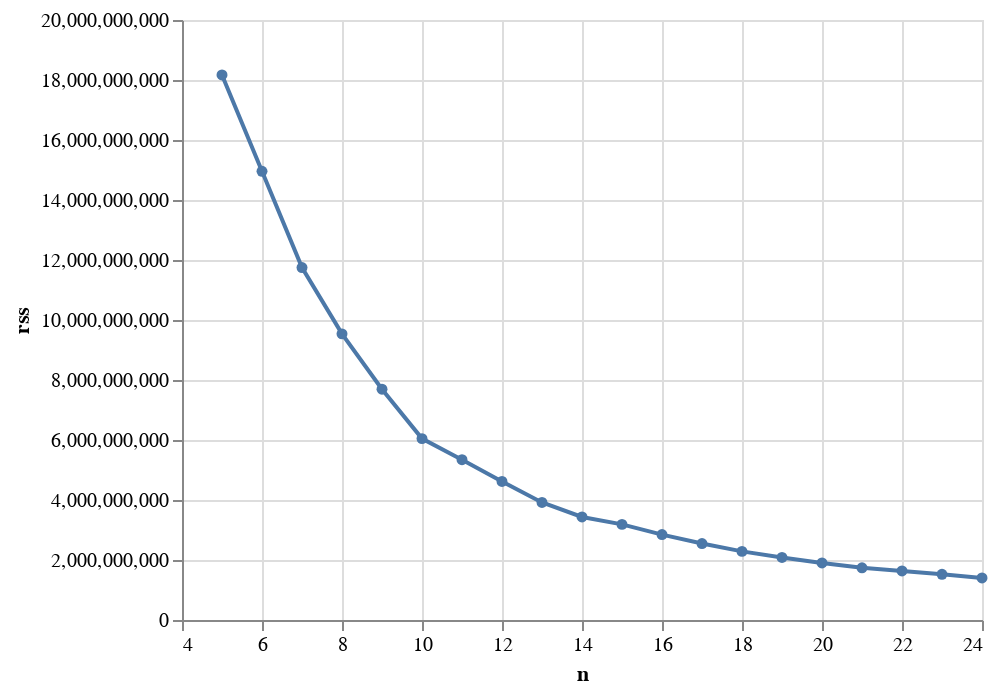

The code cell stored with this chart in its notebook:
### Code cell
alt.Chart(pd.DataFrame({'n':topic_numbers, 'rss':rss_scores}))\
.mark_line(point=True)\
.encode(
    x='n:Q',
    y='rss:Q',
)

### Figure 1 — Vega-Lite specification as saved in the notebook (floating-point values rounded to 4 significant figures)
{"$schema": "https://vega.github.io/schema/vega-lite/v2.6.0.json", "config": {"view": {"height": 300, "width": 400}}, "data": {"name": "data-eedc3095235347fcef85591af8fb1475"}, "datasets": {"data-eedc3095235347fcef85591af8fb1475": [{"n": 5, "rss": 18170000000.0}, {"n": 6, "rss": 14960000000.0}, {"n": 7, "rss": 11750000000.0}, {"n": 8, "rss": 9538000000.0}, {"n": 9, "rss": 7692000000.0}, {"n": 10, "rss": 6046000000.0}, {"n": 11, "rss": 5344000000.0}, {"n": 12, "rss": 4620000000.0}, {"n": 13, "rss": 3918000000.0}, {"n": 14, "rss": 3435000000.0}, {"n": 15, "rss": 3187000000.0}, {"n": 16, "rss": 2847000000.0}, {"n": 17, "rss": 2549000000.0}, {"n": 18, "rss": 2287000000.0}, {"n": 19, "rss": 2085000000.0}, {"n": 20, "rss": 1901000000.0}, {"n": 21, "rss": 1740000000.0}, {"n": 22, "rss": 1636000000.0}, {"n": 23, "rss": 1524000000.0}, {"n": 24, "rss": 1402000000.0}]}, "encoding": {"x": {"field": "n", "type": "quantitative"}, "y": {"field": "rss", "type": "quantitative"}}, "mark": {"point": true, "type": "line"}}
